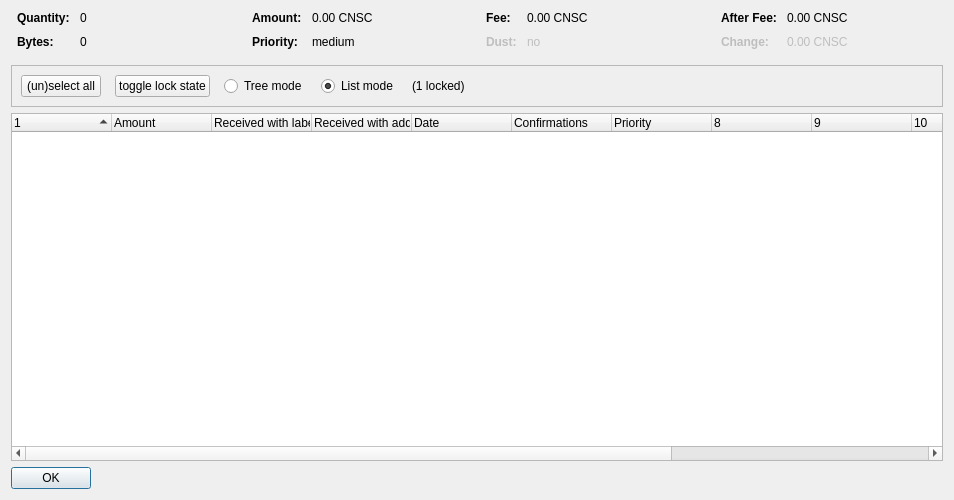
<?xml version="1.0" encoding="UTF-8"?>
<ui version="4.0">
 <class>CoinControlDialog</class>
 <widget class="QDialog" name="CoinControlDialog">
  <property name="geometry">
   <rect>
    <x>0</x>
    <y>0</y>
    <width>954</width>
    <height>500</height>
   </rect>
  </property>
  <property name="windowTitle">
   <string>Coin Selection</string>
  </property>
  <layout class="QVBoxLayout" name="verticalLayout">
   <item>
    <layout class="QHBoxLayout" name="horizontalLayoutTop" stretch="0,0,0,0">
     <property name="topMargin">
      <number>0</number>
     </property>
     <property name="bottomMargin">
      <number>10</number>
     </property>
     <item>
      <layout class="QFormLayout" name="formLayoutCoinControl1">
       <property name="horizontalSpacing">
        <number>10</number>
       </property>
       <property name="verticalSpacing">
        <number>10</number>
       </property>
       <property name="leftMargin">
        <number>6</number>
       </property>
       <property name="rightMargin">
        <number>6</number>
       </property>
       <item row="0" column="0">
        <widget class="QLabel" name="labelCoinControlQuantityText">
         <property name="font">
          <font>
           <weight>75</weight>
           <bold>true</bold>
          </font>
         </property>
         <property name="text">
          <string>Quantity:</string>
         </property>
        </widget>
       </item>
       <item row="0" column="1">
        <widget class="QLabel" name="labelCoinControlQuantity">
         <property name="cursor">
          <cursorShape>IBeamCursor</cursorShape>
         </property>
         <property name="contextMenuPolicy">
          <enum>Qt::ActionsContextMenu</enum>
         </property>
         <property name="text">
          <string notr="true">0</string>
         </property>
         <property name="textInteractionFlags">
          <set>Qt::LinksAccessibleByMouse|Qt::TextSelectableByKeyboard|Qt::TextSelectableByMouse</set>
         </property>
        </widget>
       </item>
       <item row="1" column="0">
        <widget class="QLabel" name="labelCoinControlBytesText">
         <property name="font">
          <font>
           <weight>75</weight>
           <bold>true</bold>
          </font>
         </property>
         <property name="text">
          <string>Bytes:</string>
         </property>
        </widget>
       </item>
       <item row="1" column="1">
        <widget class="QLabel" name="labelCoinControlBytes">
         <property name="cursor">
          <cursorShape>IBeamCursor</cursorShape>
         </property>
         <property name="contextMenuPolicy">
          <enum>Qt::ActionsContextMenu</enum>
         </property>
         <property name="text">
          <string notr="true">0</string>
         </property>
         <property name="textInteractionFlags">
          <set>Qt::LinksAccessibleByMouse|Qt::TextSelectableByKeyboard|Qt::TextSelectableByMouse</set>
         </property>
        </widget>
       </item>
      </layout>
     </item>
     <item>
      <layout class="QFormLayout" name="formLayoutCoinControl2">
       <property name="horizontalSpacing">
        <number>10</number>
       </property>
       <property name="verticalSpacing">
        <number>10</number>
       </property>
       <property name="leftMargin">
        <number>6</number>
       </property>
       <property name="rightMargin">
        <number>6</number>
       </property>
       <item row="0" column="0">
        <widget class="QLabel" name="labelCoinControlAmountText">
         <property name="font">
          <font>
           <weight>75</weight>
           <bold>true</bold>
          </font>
         </property>
         <property name="text">
          <string>Amount:</string>
         </property>
        </widget>
       </item>
       <item row="0" column="1">
        <widget class="QLabel" name="labelCoinControlAmount">
         <property name="cursor">
          <cursorShape>IBeamCursor</cursorShape>
         </property>
         <property name="contextMenuPolicy">
          <enum>Qt::ActionsContextMenu</enum>
         </property>
         <property name="text">
          <string notr="true">0.00 CNSC</string>
         </property>
         <property name="textInteractionFlags">
          <set>Qt::LinksAccessibleByMouse|Qt::TextSelectableByKeyboard|Qt::TextSelectableByMouse</set>
         </property>
        </widget>
       </item>
       <item row="1" column="0">
        <widget class="QLabel" name="labelCoinControlPriorityText">
         <property name="font">
          <font>
           <weight>75</weight>
           <bold>true</bold>
          </font>
         </property>
         <property name="text">
          <string>Priority:</string>
         </property>
        </widget>
       </item>
       <item row="1" column="1">
        <widget class="QLabel" name="labelCoinControlPriority">
         <property name="cursor">
          <cursorShape>IBeamCursor</cursorShape>
         </property>
         <property name="contextMenuPolicy">
          <enum>Qt::ActionsContextMenu</enum>
         </property>
         <property name="text">
          <string>medium</string>
         </property>
         <property name="textInteractionFlags">
          <set>Qt::LinksAccessibleByMouse|Qt::TextSelectableByKeyboard|Qt::TextSelectableByMouse</set>
         </property>
        </widget>
       </item>
      </layout>
     </item>
     <item>
      <layout class="QFormLayout" name="formLayoutCoinControl3">
       <property name="horizontalSpacing">
        <number>10</number>
       </property>
       <property name="verticalSpacing">
        <number>10</number>
       </property>
       <property name="leftMargin">
        <number>6</number>
       </property>
       <property name="rightMargin">
        <number>6</number>
       </property>
       <item row="0" column="0">
        <widget class="QLabel" name="labelCoinControlFeeText">
         <property name="font">
          <font>
           <weight>75</weight>
           <bold>true</bold>
          </font>
         </property>
         <property name="text">
          <string>Fee:</string>
         </property>
        </widget>
       </item>
       <item row="0" column="1">
        <widget class="QLabel" name="labelCoinControlFee">
         <property name="cursor">
          <cursorShape>IBeamCursor</cursorShape>
         </property>
         <property name="contextMenuPolicy">
          <enum>Qt::ActionsContextMenu</enum>
         </property>
         <property name="text">
          <string notr="true">0.00 CNSC</string>
         </property>
         <property name="textInteractionFlags">
          <set>Qt::LinksAccessibleByMouse|Qt::TextSelectableByKeyboard|Qt::TextSelectableByMouse</set>
         </property>
        </widget>
       </item>
       <item row="1" column="0">
        <widget class="QLabel" name="labelCoinControlLowOutputText">
         <property name="enabled">
          <bool>false</bool>
         </property>
         <property name="font">
          <font>
           <weight>75</weight>
           <bold>true</bold>
          </font>
         </property>
         <property name="text">
          <string>Dust:</string>
         </property>
        </widget>
       </item>
       <item row="1" column="1">
        <widget class="QLabel" name="labelCoinControlLowOutput">
         <property name="enabled">
          <bool>false</bool>
         </property>
         <property name="cursor">
          <cursorShape>IBeamCursor</cursorShape>
         </property>
         <property name="contextMenuPolicy">
          <enum>Qt::ActionsContextMenu</enum>
         </property>
         <property name="text">
          <string>no</string>
         </property>
         <property name="textInteractionFlags">
          <set>Qt::LinksAccessibleByMouse|Qt::TextSelectableByKeyboard|Qt::TextSelectableByMouse</set>
         </property>
        </widget>
       </item>
      </layout>
     </item>
     <item>
      <layout class="QFormLayout" name="formLayoutCoinControl4">
       <property name="horizontalSpacing">
        <number>10</number>
       </property>
       <property name="verticalSpacing">
        <number>10</number>
       </property>
       <property name="leftMargin">
        <number>6</number>
       </property>
       <property name="rightMargin">
        <number>6</number>
       </property>
       <item row="0" column="0">
        <widget class="QLabel" name="labelCoinControlAfterFeeText">
         <property name="font">
          <font>
           <weight>75</weight>
           <bold>true</bold>
          </font>
         </property>
         <property name="text">
          <string>After Fee:</string>
         </property>
        </widget>
       </item>
       <item row="0" column="1">
        <widget class="QLabel" name="labelCoinControlAfterFee">
         <property name="cursor">
          <cursorShape>IBeamCursor</cursorShape>
         </property>
         <property name="contextMenuPolicy">
          <enum>Qt::ActionsContextMenu</enum>
         </property>
         <property name="text">
          <string notr="true">0.00 CNSC</string>
         </property>
         <property name="textInteractionFlags">
          <set>Qt::LinksAccessibleByMouse|Qt::TextSelectableByKeyboard|Qt::TextSelectableByMouse</set>
         </property>
        </widget>
       </item>
       <item row="1" column="0">
        <widget class="QLabel" name="labelCoinControlChangeText">
         <property name="enabled">
          <bool>false</bool>
         </property>
         <property name="font">
          <font>
           <weight>75</weight>
           <bold>true</bold>
          </font>
         </property>
         <property name="text">
          <string>Change:</string>
         </property>
        </widget>
       </item>
       <item row="1" column="1">
        <widget class="QLabel" name="labelCoinControlChange">
         <property name="enabled">
          <bool>false</bool>
         </property>
         <property name="cursor">
          <cursorShape>IBeamCursor</cursorShape>
         </property>
         <property name="contextMenuPolicy">
          <enum>Qt::ActionsContextMenu</enum>
         </property>
         <property name="text">
          <string notr="true">0.00 CNSC</string>
         </property>
         <property name="textInteractionFlags">
          <set>Qt::LinksAccessibleByMouse|Qt::TextSelectableByKeyboard|Qt::TextSelectableByMouse</set>
         </property>
        </widget>
       </item>
      </layout>
     </item>
    </layout>
   </item>
   <item>
    <widget class="QFrame" name="frame">
     <property name="minimumSize">
      <size>
       <width>0</width>
       <height>40</height>
      </size>
     </property>
     <property name="frameShape">
      <enum>QFrame::StyledPanel</enum>
     </property>
     <property name="frameShadow">
      <enum>QFrame::Sunken</enum>
     </property>
     <layout class="QHBoxLayout" name="horizontalLayout">
      <item>
       <layout class="QHBoxLayout" name="horizontalLayoutPanel" stretch="0,0,0,0,0,0">
        <property name="spacing">
         <number>14</number>
        </property>
        <item>
         <widget class="QPushButton" name="pushButtonSelectAll">
          <property name="sizePolicy">
           <sizepolicy hsizetype="Maximum" vsizetype="Fixed">
            <horstretch>0</horstretch>
            <verstretch>0</verstretch>
           </sizepolicy>
          </property>
          <property name="text">
           <string>(un)select all</string>
          </property>
          <property name="autoDefault">
           <bool>false</bool>
          </property>
         </widget>
        </item>
        <item>
         <widget class="QPushButton" name="pushButtonToggleLock">
          <property name="sizePolicy">
           <sizepolicy hsizetype="Maximum" vsizetype="Fixed">
            <horstretch>0</horstretch>
            <verstretch>0</verstretch>
           </sizepolicy>
          </property>
          <property name="text">
           <string>toggle lock state</string>
          </property>
          <property name="autoDefault">
           <bool>false</bool>
          </property>
         </widget>
        </item>
        <item>
         <widget class="QRadioButton" name="radioTreeMode">
          <property name="sizePolicy">
           <sizepolicy hsizetype="Maximum" vsizetype="Fixed">
            <horstretch>0</horstretch>
            <verstretch>0</verstretch>
           </sizepolicy>
          </property>
          <property name="text">
           <string>Tree mode</string>
          </property>
         </widget>
        </item>
        <item>
         <widget class="QRadioButton" name="radioListMode">
          <property name="sizePolicy">
           <sizepolicy hsizetype="Maximum" vsizetype="Fixed">
            <horstretch>0</horstretch>
            <verstretch>0</verstretch>
           </sizepolicy>
          </property>
          <property name="text">
           <string>List mode</string>
          </property>
          <property name="checked">
           <bool>true</bool>
          </property>
         </widget>
        </item>
        <item>
         <widget class="QLabel" name="labelLocked">
          <property name="text">
           <string>(1 locked)</string>
          </property>
         </widget>
        </item>
        <item>
         <spacer name="horizontalSpacer">
          <property name="orientation">
           <enum>Qt::Horizontal</enum>
          </property>
          <property name="sizeHint" stdset="0">
           <size>
            <width>40</width>
            <height>20</height>
           </size>
          </property>
         </spacer>
        </item>
       </layout>
      </item>
     </layout>
    </widget>
   </item>
   <item>
    <widget class="CoinControlTreeWidget" name="treeWidget">
     <property name="contextMenuPolicy">
      <enum>Qt::CustomContextMenu</enum>
     </property>
     <property name="sortingEnabled">
      <bool>false</bool>
     </property>
     <property name="columnCount">
      <number>13</number>
     </property>
     <attribute name="headerShowSortIndicator" stdset="0">
      <bool>true</bool>
     </attribute>
     <attribute name="headerStretchLastSection">
      <bool>false</bool>
     </attribute>
     <column>
      <property name="text">
       <string/>
      </property>
     </column>
     <column>
      <property name="text">
       <string>Amount</string>
      </property>
     </column>
     <column>
      <property name="text">
       <string>Received with label</string>
      </property>
     </column>
     <column>
      <property name="text">
       <string>Received with address</string>
      </property>
     </column>
     <column>
      <property name="text">
       <string>Date</string>
      </property>
     </column>
     <column>
      <property name="text">
       <string>Confirmations</string>
      </property>
      <property name="toolTip">
       <string>Confirmed</string>
      </property>
     </column>
     <column>
      <property name="text">
       <string>Priority</string>
      </property>
     </column>
     <column>
      <property name="text">
       <string/>
      </property>
     </column>
     <column>
      <property name="text">
       <string/>
      </property>
     </column>
     <column>
      <property name="text">
       <string/>
      </property>
     </column>
     <column>
      <property name="text">
       <string/>
      </property>
     </column>
     <column>
      <property name="text">
       <string/>
      </property>
     </column>
    </widget>
   </item>
   <item>
    <widget class="QDialogButtonBox" name="buttonBox">
     <property name="sizePolicy">
      <sizepolicy hsizetype="Maximum" vsizetype="Fixed">
       <horstretch>0</horstretch>
       <verstretch>0</verstretch>
      </sizepolicy>
     </property>
     <property name="orientation">
      <enum>Qt::Horizontal</enum>
     </property>
     <property name="standardButtons">
      <set>QDialogButtonBox::Ok</set>
     </property>
    </widget>
   </item>
  </layout>
 </widget>
 <customwidgets>
  <customwidget>
   <class>CoinControlTreeWidget</class>
   <extends>QTreeWidget</extends>
   <header>coincontroltreewidget.h</header>
  </customwidget>
 </customwidgets>
 <resources/>
 <connections/>
</ui>
